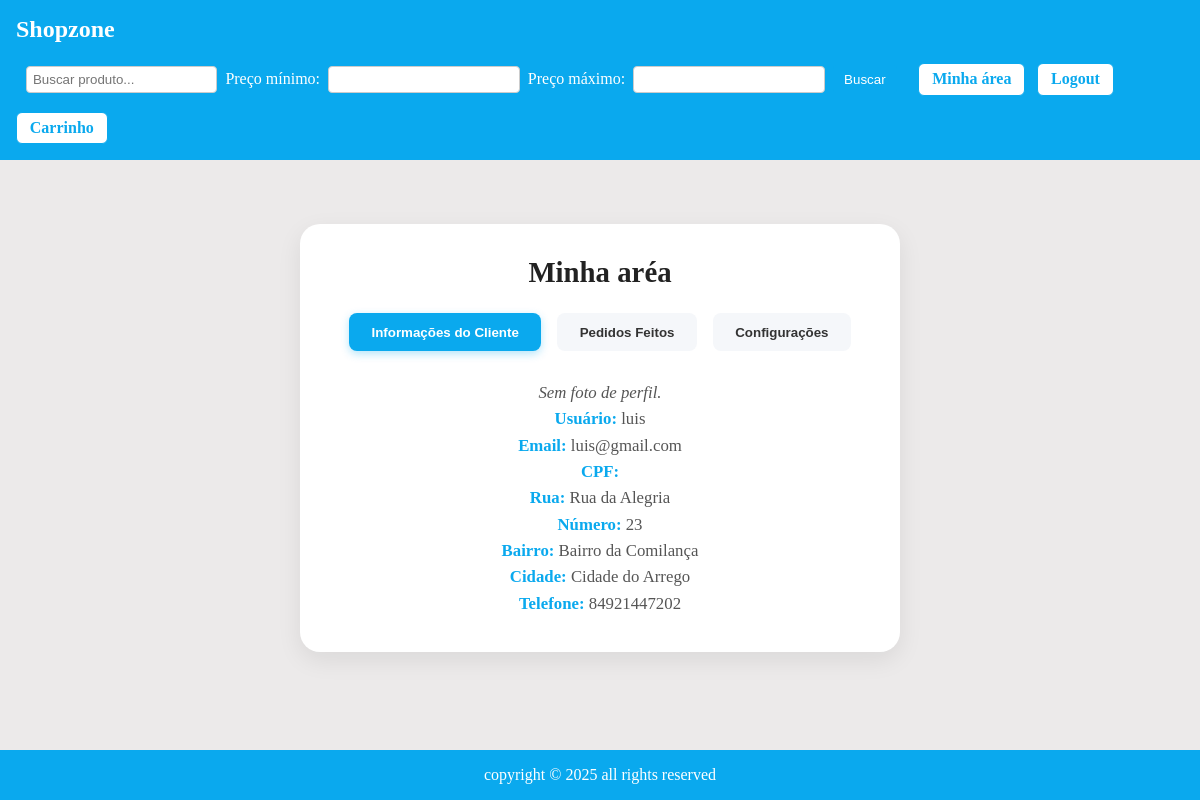
The app's page /customer/profile/ (signed in), older data.
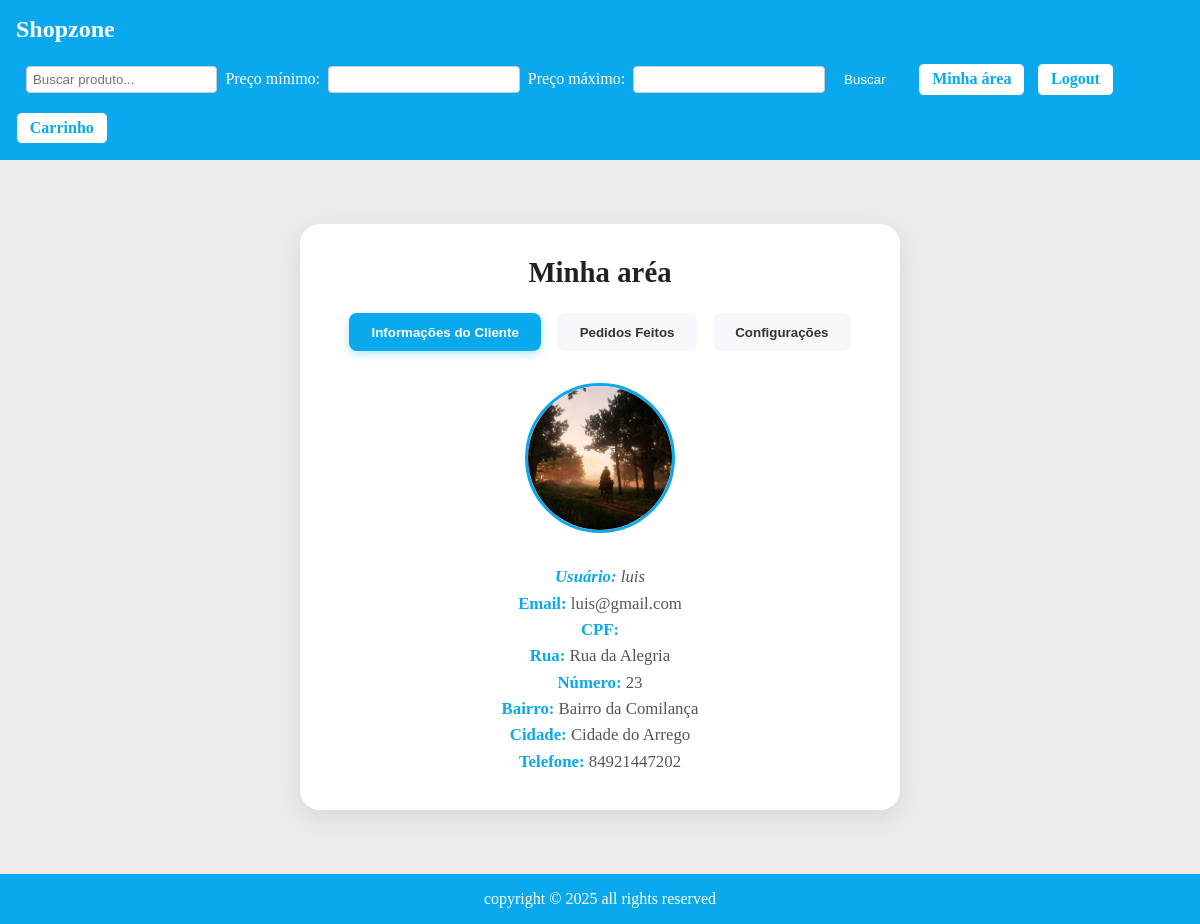
The same page, newer data.
### customer/models.py (models this page shows, shortened)
class CustomerModel(AbstractUser):
    cpf = models.CharField(max_length=11, unique=True, verbose_name="CPF")
    nome_rua = models.CharField(max_length=100, blank=True, null=True)
    numero_residencia = models.CharField(max_length=100, blank=True, null=True)
    nome_bairro = models.CharField(max_length=100, blank=True, null=True)
    nome_cidade = models.CharField(max_length=100, blank=True, null=True)
    telefone = models.CharField(max_length= 100, blank=False)
    foto_perfil = models.ImageField(upload_to='perfil/', null=True, blank=True, verbose_name="Foto de Perfil")

### customer/views.py (the view)
# urls.py: path('profile/', views.profile_view, name='profile_view'),
@login_required(login_url='customer/register/')
def profile_view(request):
    orders = Order.objects.filter(user=request.user).order_by('-created_at')
    context = {'orders': orders}
    return render(request, 'customer/profile_view.html', context)

### customer/templates/customer/profile_view.html (shortened to what this page needs)
    {% extends "base.html" %}
    {% load static %}
    {% block extra_css %}
    <link rel="stylesheet" href="{% static 'css/profile_view.css' %}">
    {% endblock %}
    {% block content%}
        <div class="profile-container">
            <h1>Minha aréa</h1>
            <div class="tabs">
                <button class="tab-button active" data-tab="info">Informações do Cliente</button>
                <button class="tab-button" data-tab="orders">Pedidos Feitos</button>
                <button class="tab-button" data-tab="settings">Configurações</button>
            </div>
            <div class="tab-content active" id="info">
                {% if request.user.foto_perfil %}
                <img src="{{ request.user.foto_perfil.url }}" alt="Foto de Perfil" class="profile-pic">
                {% else %}
                <p>Sem foto de perfil.</p>
                {% endif %}
                <p><strong>Usuário:</strong> {{ request.user.username }}</p>
                <p><strong>Email:</strong> {{ request.user.email }}</p>
                <p><strong>CPF:</strong> {{ request.user.cpf }}</p>
                <p><strong>Rua:</strong> {{ request.user.nome_rua }}</p>
                <p><strong>Número:</strong> {{ request.user.numero_residencia }}</p>
                <p><strong>Bairro:</strong> {{ request.user.nome_bairro }}</p>
                <p><strong>Cidade:</strong> {{ request.user.nome_cidade }}</p>
                <p><strong>Telefone:</strong> {{ request.user.telefone }}</p>
            </div>
        </div>
    {% endblock %}

Row changes from the older to the newer data that the page shows:
changed CustomerModel "luis": user.foto_perfil: picture added
Text that changed along with them:
text no longer shown: "Sem foto de perfil."
